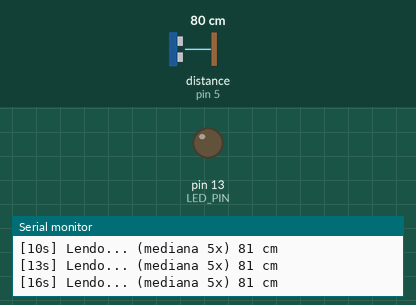
Simulated run of this program. Board: Arduino Nano, built for the host (arithmetic inside an expression is 32-bit, double 64-bit). Parts: output pins drawn as LEDs (lit = HIGH), the last lines printed to the serial monitor. Inputs (shaded band) come from the test bench; at power-on: distance to the obstacle (sensor on pin 5) 80 cm. The echo pulse lasts 58.3 µs per cm; WiFi joins after 1.5 s; servers stay silent unless stated; uploads are accepted with an empty reply.

Above: at 17.3 s.
At 30.15 s:
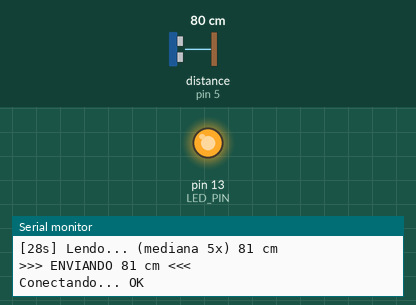
Timing chart, 0 to 43.8 s (numbered marks = the images above):
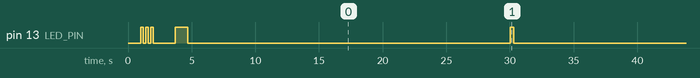

Measured:
- by itself, pin 13 (LED_PIN): HIGH → LOW at 1.2 s, → HIGH 0.20 s later, → LOW 0.20 s later, → HIGH 0.20 s later, … (15 changes in this stretch)

The program:

main.cpp
```cpp
/**
 * NODE-02 FINALIZADO - Arduino Nano + ENC28J60 + HC-SR04
 * Sistema de monitoramento de nível - usa NewPing para maior precisão
 * @version 3.1 - Produção (com NewPing)
 * @date 2025-10-30
 */

#include <UIPEthernet.h>
#include <NewPing.h>

// ============================================================================
// CONFIGURAÇÃO
// ============================================================================
// Rede
byte mac[] = {0xAA, 0xBB, 0xCC, 0xDD, 0xEE, 0x02};
IPAddress ip(192, 168, 0, 202);
IPAddress server(192, 168, 0, 101);

// Pinos HC-SR04
#define TRIGGER_PIN 6
#define ECHO_PIN 5
#define LED_PIN 13
#define MAX_DISTANCE 400  // Distância máxima (cm)

// Timing
#define LEITURA_INTERVAL_MS 3000   // Ler sensor a cada 3 segundos
#define ENVIO_INTERVAL_MS 30000    // Enviar para backend a cada 30 segundos

// ============================================================================
// OBJETOS
// ============================================================================
NewPing sonar(TRIGGER_PIN, ECHO_PIN, MAX_DISTANCE);

// ============================================================================
// VARIÁVEIS GLOBAIS
// ============================================================================
EthernetClient client;
unsigned long lastLeitura = 0;
unsigned long lastEnvio = 0;
unsigned long lastEthCheck = 0;
unsigned int sequence = 0;
int ultimaDistancia = 0;  // Armazena última leitura válida

// ============================================================================
// FUNÇÕES
// ============================================================================

/**
 * Lê distância usando NewPing com mediana de 5 amostras
 * NewPing é mais preciso e filtra ruído automaticamente
 * @return Distância em cm (0 = erro/fora de alcance)
 */
int lerDistancia()
{
    // NewPing tem método ping_median() que faz 5 leituras e retorna mediana
    // Muito mais preciso que média, elimina outliers
    unsigned int distancia_cm = sonar.ping_median(5) / US_ROUNDTRIP_CM;

    if (distancia_cm == 0)
    {
        Serial.println(F("TIMEOUT - Fora de alcance ou sensor desconectado"));
        return -1;
    }

    Serial.print(F("(mediana 5x) "));
    return distancia_cm;
}

/**
 * Envia dados para FastAPI backend
 * Envia apenas distância bruta em cm
 */
bool enviarDados(int distancia)
{
    Serial.print(F("Conectando..."));

    // Tentar conectar (com retry simples)
    if (!client.connect(server, 3000))
    {
        Serial.println(F(" FALHOU!"));
        delay(500);

        // Segunda tentativa
        if (!client.connect(server, 3000))
        {
            Serial.println(F(" FALHOU 2x!"));
            return false;
        }
    }

    Serial.println(F(" OK"));

    // Construir JSON - apenas distância
    String json = "{\"mac_address\":\"AA:BB:CC:DD:EE:02\"";
    json += ",\"readings\":[{\"sensor_id\":1,\"distance_cm\":";
    json += String(distancia);
    json += "}],\"sequence\":";
    json += String(sequence);
    json += ",\"rssi\":-35}";

    // HTTP POST
    client.println(F("POST /api/leituras/raw HTTP/1.1"));
    client.println(F("Host: 192.168.0.101"));
    client.println(F("Content-Type: application/json"));
    client.print(F("Content-Length: "));
    client.println(json.length());
    client.println();
    client.println(json);

    Serial.print(F("Enviado: "));
    Serial.print(distancia);
    Serial.print(F(" cm (seq "));
    Serial.print(sequence);
    Serial.println(F(")"));

    // Aguardar resposta (até 3 segundos)
    unsigned long timeout = millis() + 3000;
    bool success = false;

    while (millis() < timeout)
    {
        if (client.available())
        {
            String line = client.readStringUntil('\n');
            Serial.println(line);

            // Aceitar HTTP 2xx ou "success"
            if (line.indexOf("HTTP/1") >= 0 && line.indexOf(" 2") >= 0)
            {
                success = true;
                Serial.println(F("✓ HTTP 2xx recebido!"));
                break;
            }
            else if (line.indexOf("success") >= 0)
            {
                success = true;
                Serial.println(F("✓ Success confirmado!"));
                break;
            }
        }
        delay(10);
    }

    client.stop();

    if (success)
    {
        sequence++;
        return true;
    }

    Serial.println(F("⚠ Timeout ou erro"));
    return false;
}

// ============================================================================
// SETUP
// ============================================================================
void setup()
{
    Serial.begin(9600);
    delay(1000);

    Serial.println(F("\n=== NODE-02 v3.1 (NewPing) ==="));
    Serial.println(F("MAC: AA:BB:CC:DD:EE:02"));

    // Configurar pinos
    pinMode(LED_PIN, OUTPUT);

    // LED: 3 piscadas = iniciando
    for (int i = 0; i < 3; i++)
    {
        digitalWrite(LED_PIN, HIGH);
        delay(200);
        digitalWrite(LED_PIN, LOW);
        delay(200);
    }

    // Inicializar Ethernet
    Serial.print(F("Ethernet..."));
    Ethernet.begin(mac, ip);
    delay(1500);  // Aguardar estabilização

    Serial.print(F(" IP: "));
    Serial.println(Ethernet.localIP());
    Serial.println(F("Server: "));
    Serial.println(server);

    // LED longo = Ethernet OK
    digitalWrite(LED_PIN, HIGH);
    delay(1000);
    digitalWrite(LED_PIN, LOW);

    Serial.println(F("\nConfiguracao:"));
    Serial.println(F("- Leitura: a cada 3s"));
    Serial.println(F("- Envio: a cada 30s\n"));
}

// ============================================================================
// LOOP
// ============================================================================
void loop()
{
    unsigned long now = millis();

    // Manter link Ethernet ativo (a cada 10s)
    if (now - lastEthCheck > 10000)
    {
        Ethernet.maintain();
        lastEthCheck = now;
    }

    // ========== LEITURA DO SENSOR (a cada 5s) ==========
    if (now - lastLeitura >= LEITURA_INTERVAL_MS)
    {
        lastLeitura = now;

        Serial.print(F("["));
        Serial.print(millis() / 1000);
        Serial.print(F("s] Lendo... "));

        int distancia = lerDistancia();

        if (distancia > 0)
        {
            ultimaDistancia = distancia;
            Serial.print(distancia);
            Serial.println(F(" cm"));
        }
        else
        {
            Serial.println(F("ERRO"));
        }
    }

    // ========== ENVIO PARA BACKEND (a cada 30s) ==========
    if (now - lastEnvio >= ENVIO_INTERVAL_MS)
    {
        lastEnvio = now;

        if (ultimaDistancia == 0)
        {
            Serial.println(F("\n✗ Sem dados válidos para enviar\n"));
            return;
        }

        digitalWrite(LED_PIN, HIGH);

        Serial.print(F("\n>>> ENVIANDO "));
        Serial.print(ultimaDistancia);
        Serial.println(F(" cm <<<"));

        bool ok = enviarDados(ultimaDistancia);

        if (!ok)
        {
            Serial.println(F("✗ Falha no envio!"));
            // Piscar 2x = erro de rede
            for (int i = 0; i < 2; i++)
            {
                digitalWrite(LED_PIN, LOW);
                delay(200);
                digitalWrite(LED_PIN, HIGH);
                delay(200);
            }
        }
        else
        {
            Serial.println(F("✓ Enviado com sucesso!\n"));
        }

        digitalWrite(LED_PIN, LOW);
    }

    delay(100);  // Pequeno delay para não sobrecarregar
}
```
